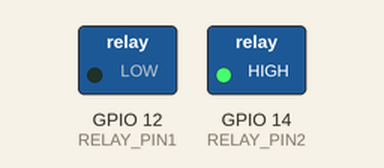
Recording of a program running on a simulated ESP32. Parts: switched loads named in the program (green lamp = pin HIGH).

Above: at 1.1 s.
At 2.3 s:
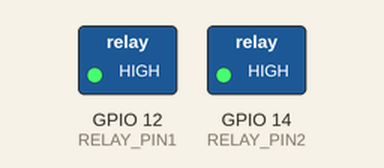
At 3.4 s:
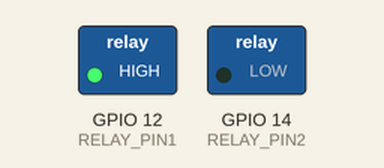
Timing chart, 0 to 5.7 s (numbered marks = the images above):
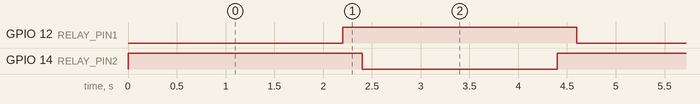

Measured:
- by itself, GPIO 12 (RELAY_PIN1), GPIO 14 (RELAY_PIN2): alternates HIGH for 2.4 s and LOW for 2.0 s
- by itself, everything shown: repeats every 4.4 s, in 4 steps

The program:

main.cpp
```cpp
#include <Arduino.h>

#define RELAY_PIN1  12
#define RELAY_PIN2  14

void setup() {

  pinMode(RELAY_PIN1, OUTPUT);
  pinMode(RELAY_PIN2, OUTPUT);

  digitalWrite(RELAY_PIN1, LOW);
  digitalWrite(RELAY_PIN2, HIGH);
}
void loop() {
  digitalWrite(RELAY_PIN2, HIGH);
  delay(200);
  digitalWrite(RELAY_PIN1, LOW);
  delay(2000);

  digitalWrite(RELAY_PIN1, HIGH);
  delay(200);
  digitalWrite(RELAY_PIN2, LOW);
  delay(2000);


}
```
